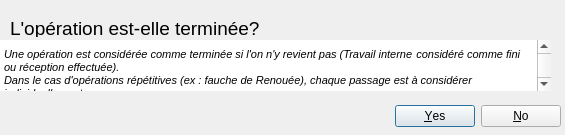
<?xml version="1.0" encoding="UTF-8"?>
<ui version="4.0">
 <class>Dialog</class>
 <widget class="QDialog" name="Dialog">
  <property name="geometry">
   <rect>
    <x>0</x>
    <y>0</y>
    <width>565</width>
    <height>135</height>
   </rect>
  </property>
  <property name="windowTitle">
   <string>Dialog</string>
  </property>
  <widget class="QDialogButtonBox" name="btn_termine">
   <property name="geometry">
    <rect>
     <x>380</x>
     <y>100</y>
     <width>181</width>
     <height>32</height>
    </rect>
   </property>
   <property name="orientation">
    <enum>Qt::Horizontal</enum>
   </property>
   <property name="standardButtons">
    <set>QDialogButtonBox::No|QDialogButtonBox::Yes</set>
   </property>
   <property name="centerButtons">
    <bool>false</bool>
   </property>
  </widget>
  <widget class="QLabel" name="lbl_questTerm">
   <property name="geometry">
    <rect>
     <x>10</x>
     <y>20</y>
     <width>261</width>
     <height>17</height>
    </rect>
   </property>
   <property name="font">
    <font>
     <pointsize>14</pointsize>
     <weight>50</weight>
     <italic>false</italic>
     <bold>false</bold>
    </font>
   </property>
   <property name="text">
    <string>L'opération est-elle terminée?</string>
   </property>
  </widget>
  <widget class="QTextBrowser" name="textBrowser">
   <property name="geometry">
    <rect>
     <x>0</x>
     <y>40</y>
     <width>551</width>
     <height>51</height>
    </rect>
   </property>
   <property name="frameShape">
    <enum>QFrame::NoFrame</enum>
   </property>
   <property name="frameShadow">
    <enum>QFrame::Sunken</enum>
   </property>
   <property name="lineWidth">
    <number>0</number>
   </property>
   <property name="html">
    <string>&lt;!DOCTYPE HTML PUBLIC &quot;-//W3C//DTD HTML 4.0//EN&quot; &quot;http://www.w3.org/TR/REC-html40/strict.dtd&quot;&gt;
&lt;html&gt;&lt;head&gt;&lt;meta name=&quot;qrichtext&quot; content=&quot;1&quot; /&gt;&lt;style type=&quot;text/css&quot;&gt;
p, li { white-space: pre-wrap; }
&lt;/style&gt;&lt;/head&gt;&lt;body style=&quot; font-family:'Ubuntu'; font-size:11pt; font-weight:400; font-style:normal;&quot;&gt;
&lt;p style=&quot; margin-top:0px; margin-bottom:0px; margin-left:0px; margin-right:0px; -qt-block-indent:0; text-indent:0px;&quot;&gt;&lt;span style=&quot; font-size:8pt; font-style:italic;&quot;&gt;Une opération est considérée comme terminée si l'on n'y revient pas (Travail interne&lt;/span&gt; &lt;span style=&quot; font-size:8pt; font-style:italic;&quot;&gt;considéré comme fini ou réception effectuée).&lt;/span&gt;&lt;/p&gt;
&lt;p style=&quot; margin-top:0px; margin-bottom:0px; margin-left:0px; margin-right:0px; -qt-block-indent:0; text-indent:0px;&quot;&gt;&lt;span style=&quot; font-size:8pt; font-style:italic;&quot;&gt;Dans le cas d'opérations répétitives (ex : fauche de Renouée), chaque passage est à considérer individuellement.&lt;/span&gt;&lt;/p&gt;&lt;/body&gt;&lt;/html&gt;</string>
   </property>
  </widget>
 </widget>
 <resources/>
 <connections>
  <connection>
   <sender>btn_termine</sender>
   <signal>accepted()</signal>
   <receiver>Dialog</receiver>
   <slot>accept()</slot>
   <hints>
    <hint type="sourcelabel">
     <x>248</x>
     <y>254</y>
    </hint>
    <hint type="destinationlabel">
     <x>157</x>
     <y>274</y>
    </hint>
   </hints>
  </connection>
  <connection>
   <sender>btn_termine</sender>
   <signal>rejected()</signal>
   <receiver>Dialog</receiver>
   <slot>reject()</slot>
   <hints>
    <hint type="sourcelabel">
     <x>316</x>
     <y>260</y>
    </hint>
    <hint type="destinationlabel">
     <x>286</x>
     <y>274</y>
    </hint>
   </hints>
  </connection>
 </connections>
</ui>
